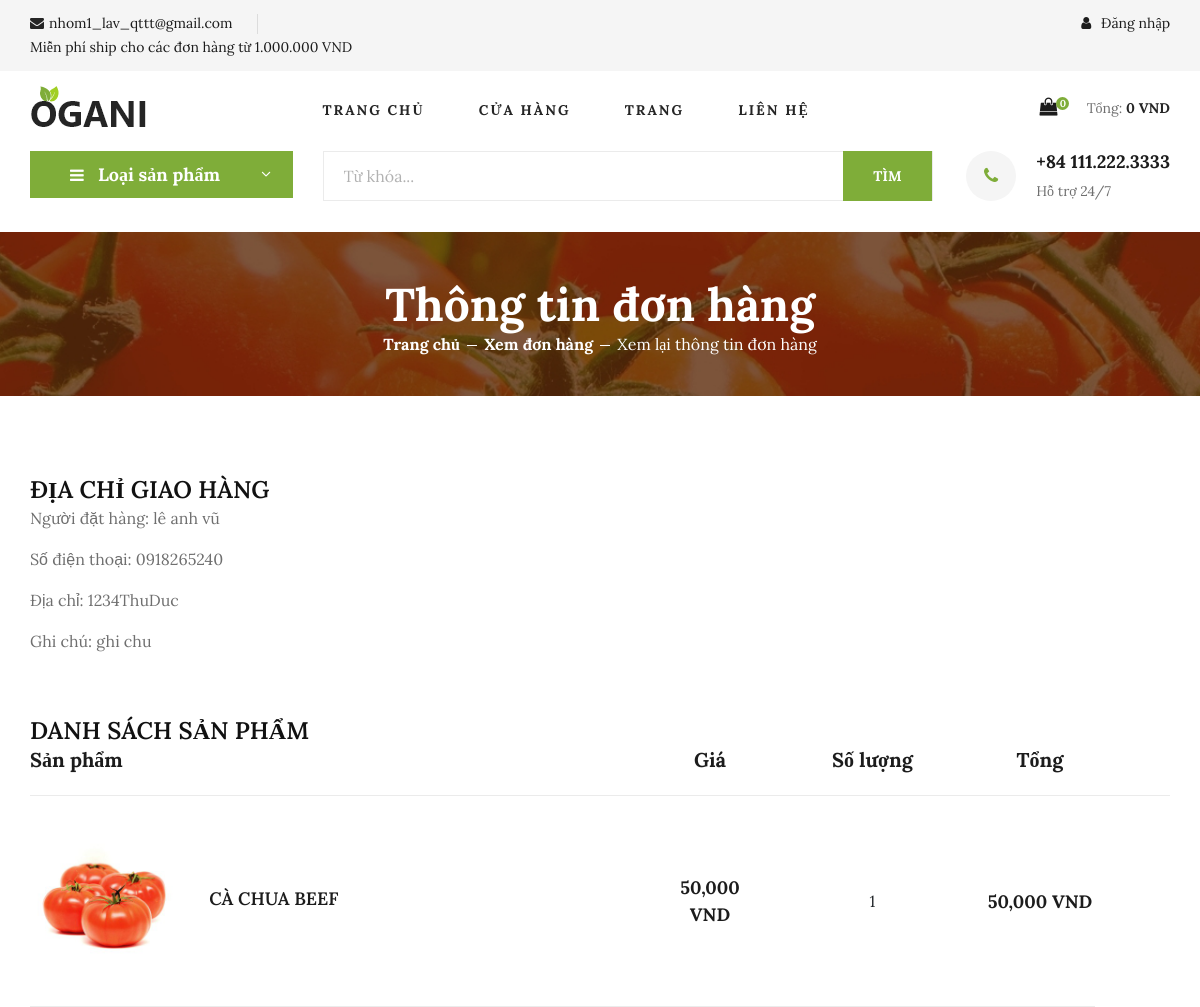
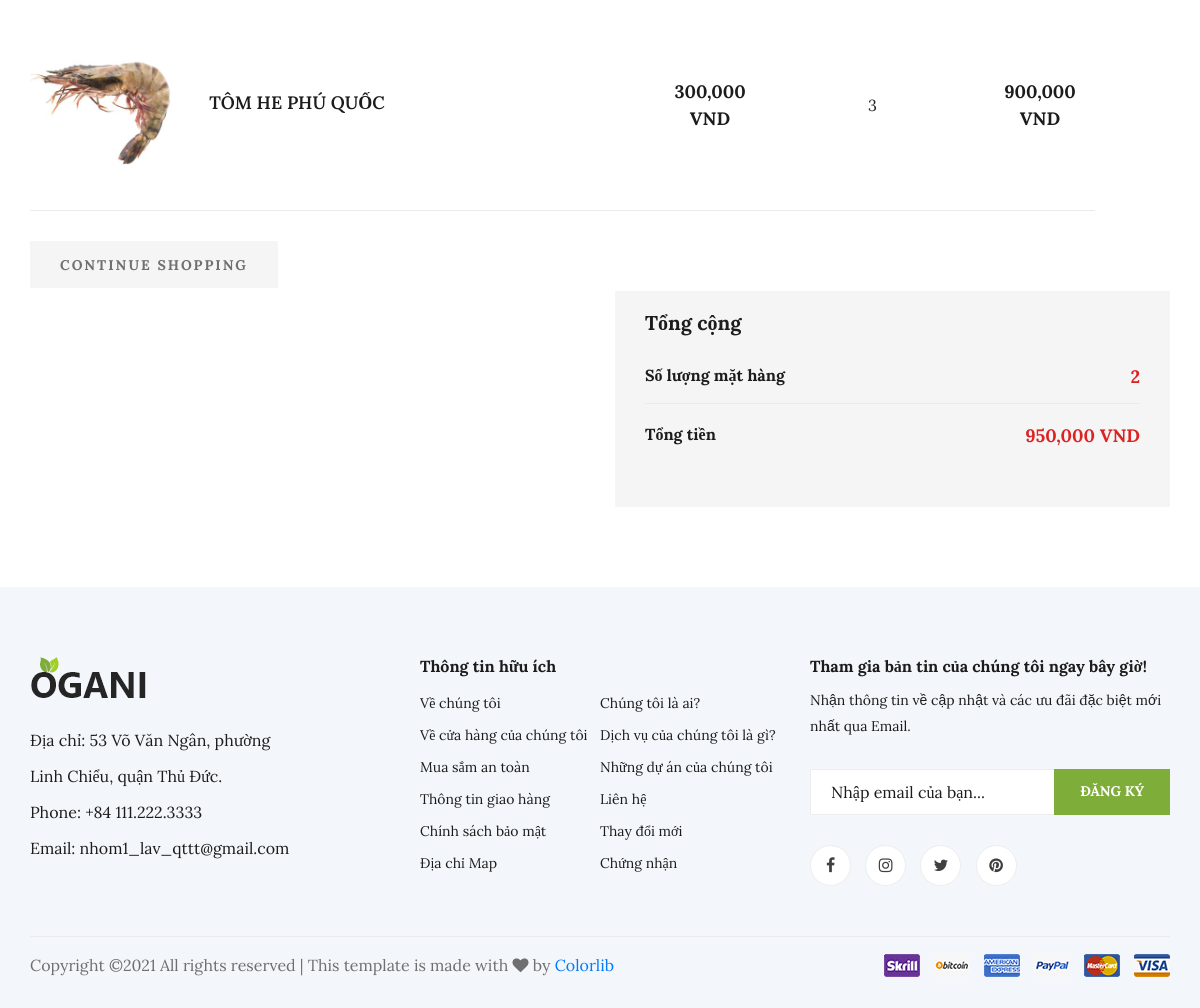
The app's page /order-details.php?id=HD08012021021213 with its own data (2 pictures, top to bottom).
### tables this page shows
CREATE TABLE IF NOT EXISTS `thongtinnhanhang` (
  `id` int(11) NOT NULL AUTO_INCREMENT,
  `hoten` varchar(150) NOT NULL,
  `diachi` text NOT NULL,
  `email` varchar(30) NOT NULL,
  `sdt` varchar(10) NOT NULL,
  `ghichu` text DEFAULT NULL,
  PRIMARY KEY (`id`)
);

CREATE TABLE IF NOT EXISTS `listorder` (
  `id` int(11) NOT NULL AUTO_INCREMENT,
  `idDonHang` varchar(60) NOT NULL,
  `idTTNH` int(11) NOT NULL,
  `username` varchar(100) NOT NULL,
  `idSP` int(11) NOT NULL,
  `soluong` int(11) NOT NULL,
  `tongtien` decimal(10,0) NOT NULL,
  `created_at` timestamp NOT NULL DEFAULT current_timestamp(),
  PRIMARY KEY (`id`)
);

CREATE TABLE IF NOT EXISTS `products` (
  `id` int(11) NOT NULL AUTO_INCREMENT,
  `name` varchar(100) NOT NULL,
  `price` decimal(10,0) NOT NULL,
  `description` varchar(1000) NOT NULL,
  `information` text NOT NULL,
  `image` varchar(100) NOT NULL,
  `type_id` int(11) NOT NULL,
  `weight` float NOT NULL,
  `feature` tinyint(4) NOT NULL,
  `created_at` timestamp NOT NULL DEFAULT current_timestamp(),
  PRIMARY KEY (`id`)
);

### models/db.php (called while the page is built, shortened)
<?php
class Db
{
    public static $connection;
    public function __construct()
    {
        if (!self::$connection) {
            self::$connection = new mysqli(DB_HOST, DB_USER, DB_PASSWORD, DB_NAME, DB_PORT);
            self::$connection->set_charset(DB_CHARSET);
        }
        return self::$connection;
    }
}

### models/dathang.php (called while the page is built, shortened)
<?php
class DatHang extends Db
{
  public function layDoaDonByIdHD($id)
  {
    $sql = self::$connection->prepare("SELECT * FROM `listorder` WHERE `idDonHang` = '$id'");
    $sql->execute();
    $items = $sql->get_result()->fetch_all(MYSQLI_ASSOC);
    return $items;
  }
  public function layTTNHByIdHD($id)
  {
    $sql = self::$connection->prepare("SELECT * FROM `thongtinnhanhang` WHERE `id` = '$id'");
    $sql->execute();
    $items = $sql->get_result()->fetch_all(MYSQLI_ASSOC);
    return $items;
  }
}

### models/product.php (called while the page is built, shortened)
<?php
class Product extends Db{
    function getProductsByID($id){
        $sql = self::$connection->prepare("SELECT *
        FROM `products`, `protypes`
        WHERE `products`.`type_id` = `protypes`.`type_id`
        AND `id` = $id");
        $sql->execute();
        $items = $sql->get_result()->fetch_all(MYSQLI_ASSOC);
        return $items;
    }
}

### order-details.php (the view)
<?php
include('header.php');
include 'models/dathang.php';
include 'models/product.php';
$obj_datHang = new DatHang;
$product = new Product;
$id = !isset($_GET['id']) ? null : $_GET['id'];
$thongtinDH = array();
$ttNguoiNhan = null;
if (count($obj_datHang->layDoaDonByIdHD($id)) != 0) {
    $thongtinDH = $obj_datHang->layDoaDonByIdHD($id);
    $ttNguoiNhan = $obj_datHang->layTTNHByIdHD($thongtinDH[0]['idTTNH']);
}
$tongTien = 0;
?>
<section class="breadcrumb-section set-bg" data-setbg="img/breadcrumb.jpg">
    <div class="container">
        <div class="row">
            <div class="col-lg-12 text-center">
                <div class="breadcrumb__text">
                    <h2>Thông tin đơn hàng</h2>
                    <div class="breadcrumb__option">
                        <a href="index.php">Trang chủ</a>
                        <a href="listOrder.php">Xem đơn hàng</a>
                        <span>Xem lại thông tin đơn hàng</span>
                    </div>
                </div>
            </div>
        </div>
    </div>
</section>
<section class="shoping-cart spad">
    <div class="container">
        <div class="row">
            <div class="col-lg-12">
                <h4>ĐỊA CHỈ GIAO HÀNG</h4>
                <p>Người đặt hàng: <?php echo $ttNguoiNhan[0]['hoten'] ?> </p>
                <p>Số điện thoại: <?php echo $ttNguoiNhan[0]['sdt'] ?> </p>
                <p>Địa chỉ: <?php echo $ttNguoiNhan[0]['diachi'] ?></p>
                <p>Ghi chú: <?php echo $ttNguoiNhan[0]['ghichu'] ?> </p>
            </div>
        </div>
        <div class="row mt-5">
            <div class="col-lg-12">
                <h4>DANH SÁCH SẢN PHẨM</h4>
                <div class="shoping__cart__table">
                    <table>
                        <thead>
                            <tr>
                                <th class="shoping__product">Sản phẩm</th>
                                <th>Giá</th>
                                <th>Số lượng</th>
                                <th>Tổng</th>
                                <th></th>
                            </tr>
                        </thead>
                        <tbody>
                            <?php foreach ($thongtinDH as $key => $value) { ?>
                                <tr>
                                    <td class="shoping__cart__item">
                                        <img src="img/products/<?php echo $product->getProductsByID($value['idSP'])[0]['image'] ?>" alt="" style="width: 150px; height: 150px;">
                                        <h5><?php echo $product->getProductsByID($value['idSP'])[0]['name'] ?></h5>
                                    </td>
                                    <td class="shoping__cart__price">
                                        <?php echo number_format($product->getProductsByID($value['idSP'])[0]['price']) ?> VND
                                    </td>
                                    <td class="shoping__cart__quantity">
                                        <?php echo $value['soluong'] ?>
                                    </td>
                                    <td class="shoping__cart__total">
                                        <?php echo number_format($value['tongtien']) ?> VND
                                    </td>
                                </tr>
                            <?php $tongTien += $value['tongtien'];
                            } ?>
                        </tbody>
                    </table>
                </div>
            </div>
        </div>
        <div class="row">
            <div class="col-lg-6">
                <div class="shoping__cart__btns">
                    <a href="index.php" class="primary-btn cart-btn">CONTINUE SHOPPING</a>
                </div>
            </div>
            <div class="col-lg-6">
                <div class="shoping__checkout">
                    <h5>Tổng cộng</h5>
                    <ul>
                        <li>Số lượng mặt hàng <span><?php echo count($thongtinDH) ?></span></li>
                        <li>Tổng tiền <span><?php echo number_format($tongTien) ?> VND</span></li>
                    </ul>
                </div>
            </div>
        </div>
    </div>
</section>
<?php include('footer.php') ?>

### css/style.css (style rules this page uses)
html, body { height: 100%; font-family: 'Lora', serif; -webkit-font-smoothing: antialiased; font-smoothing: antialiased; }
h1, h2, h3, h4, h5, h6 { margin: 0; color: #111111; font-weight: 600; font-family: 'Lora', serif; }
h2 { font-size: 36px; }
h4 { font-size: 24px; }
h5 { font-size: 18px; }
p { font-size: 16px; font-family: "Lora", sans-serif; color: #6f6f6f; font-weight: 400; line-height: 26px; margin: 0 0 15px 0; }
img { max-width: 100%; }
ul, ol { padding: 0; margin: 0; }
.set-bg { background-repeat: no-repeat; background-size: cover; background-position: top center; }
.spad { padding-top: 100px; padding-bottom: 30px; }
.primary-btn { display: inline-block; font-size: 14px; padding: 10px 28px 10px; color: #ffffff; text-transform: uppercase; font-weight: 700; background: #7fad39; letter-spacing: 2px; }
.breadcrumb-section { display: flex; align-items: center; padding: 45px 0 40px; }
.breadcrumb__text h2 { font-size: 46px; color: #ffffff; font-weight: 700; }
.breadcrumb__option a { display: inline-block; font-size: 16px; color: #ffffff; font-weight: 700; margin-right: 20px; position: relative; }
.breadcrumb__option a:after { position: absolute; right: -17px; top: 13px; height: 1px; width: 10px; background: #ffffff; content: ""; }
.breadcrumb__option span { display: inline-block; font-size: 16px; color: #ffffff; }
.shoping-cart { padding-top: 80px; padding-bottom: 80px; }
.shoping__cart__table { margin-bottom: 30px; }
.shoping__cart__table table { width: 100%; text-align: center; }
.shoping__cart__table table thead tr { border-bottom: 1px solid #ebebeb; }
.shoping__cart__table table thead th { font-size: 20px; font-weight: 700; color: #1c1c1c; padding-bottom: 20px; }
.shoping__cart__table table thead th.shoping__product { text-align: left; }
.shoping__cart__table table tbody tr td { padding-top: 30px; padding-bottom: 30px; border-bottom: 1px solid #ebebeb; }
.shoping__cart__table table tbody tr td.shoping__cart__item { width: 630px; text-align: left; }
.shoping__cart__table table tbody tr td.shoping__cart__item img { display: inline-block; margin-right: 25px; }
.shoping__cart__table table tbody tr td.shoping__cart__item h5 { color: #1c1c1c; display: inline-block; }
.shoping__cart__table table tbody tr td.shoping__cart__price { font-size: 18px; color: #1c1c1c; font-weight: 700; width: 100px; }
.shoping__cart__table table tbody tr td.shoping__cart__total { font-size: 18px; color: #1c1c1c; font-weight: 700; width: 110px; }
.shoping__cart__table table tbody tr td.shoping__cart__quantity { width: 225px; }
.primary-btn.cart-btn { color: #6f6f6f; padding: 14px 30px 12px; background: #f5f5f5; }
.shoping__checkout { background: #f5f5f5; padding: 30px; padding-top: 20px; margin-top: 50px; }
.shoping__checkout h5 { color: #1c1c1c; font-weight: 700; font-size: 20px; margin-bottom: 28px; }
.shoping__checkout ul { margin-bottom: 28px; }
.shoping__checkout ul li { font-size: 16px; color: #1c1c1c; font-weight: 700; list-style: none; overflow: hidden; border-bottom: 1px solid #ebebeb; padding-bottom: 13px; margin-bottom: 18px; }
.shoping__checkout ul li:last-child { padding-bottom: 0; border-bottom: none; margin-bottom: 0; }
.shoping__checkout ul li span { font-size: 18px; color: #dd2222; float: right; }
@media only screen and (min-width: 1200px) { .container { max-width: 1170px; } }

### css/comment.css (style rules this page uses)
*, *:before, *:after { margin: 0; padding: 0; -webkit-box-sizing: border-box; transition: all 0.2s ease; }

### records on screen
thongtinnhanhang: hoten "lê anh vũ", sdt "0918265240", diachi "1234ThuDuc", ghichu "ghi chu"
listorder: idSP.image (picture), idSP.name "CÀ CHUA BEEF", idSP.price "50,000", soluong "1", tongtien "50,000"
listorder: idSP.image (picture), idSP.name "TÔM HE PHÚ QUỐC", idSP.price "300,000", soluong "3", tongtien "900,000"

### other values on screen
$totalQty "0"
$totalPrice "0"
count($thongtinDH) "2"
$tongTien "950,000"
